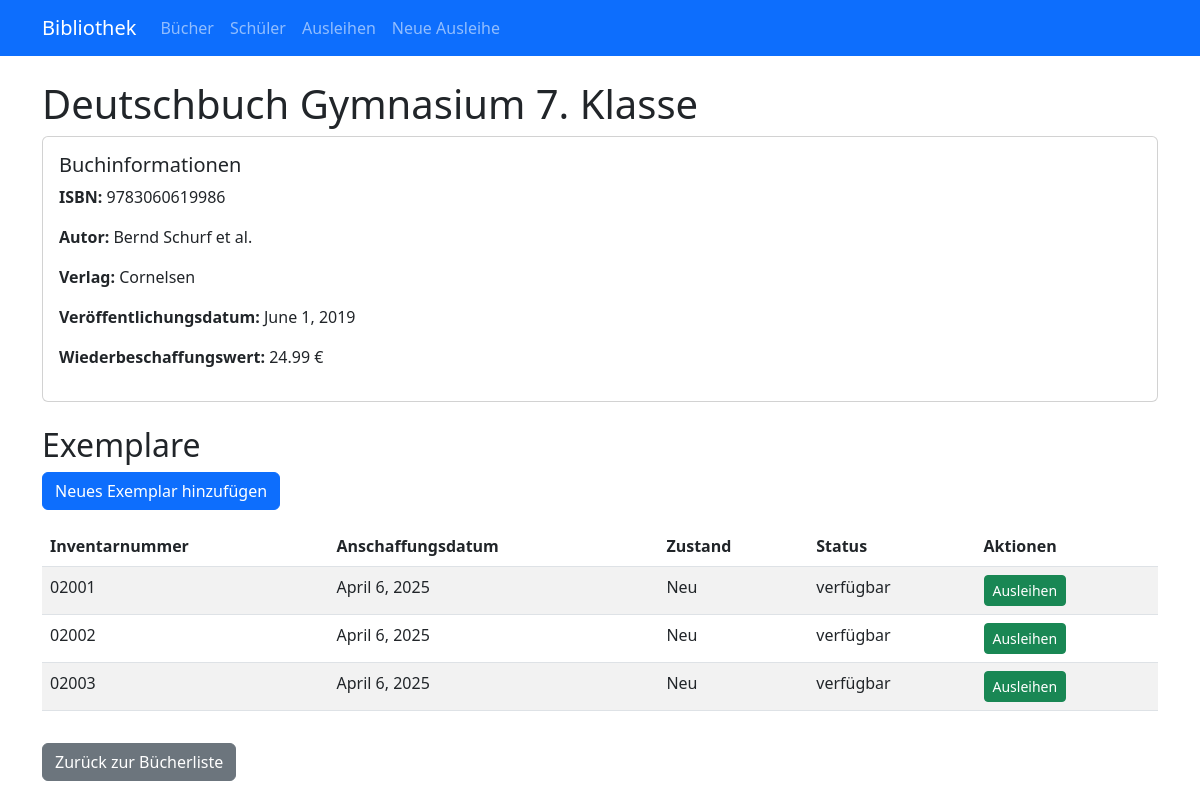
/buecher/2/, run on an earlier commit of the app's database.
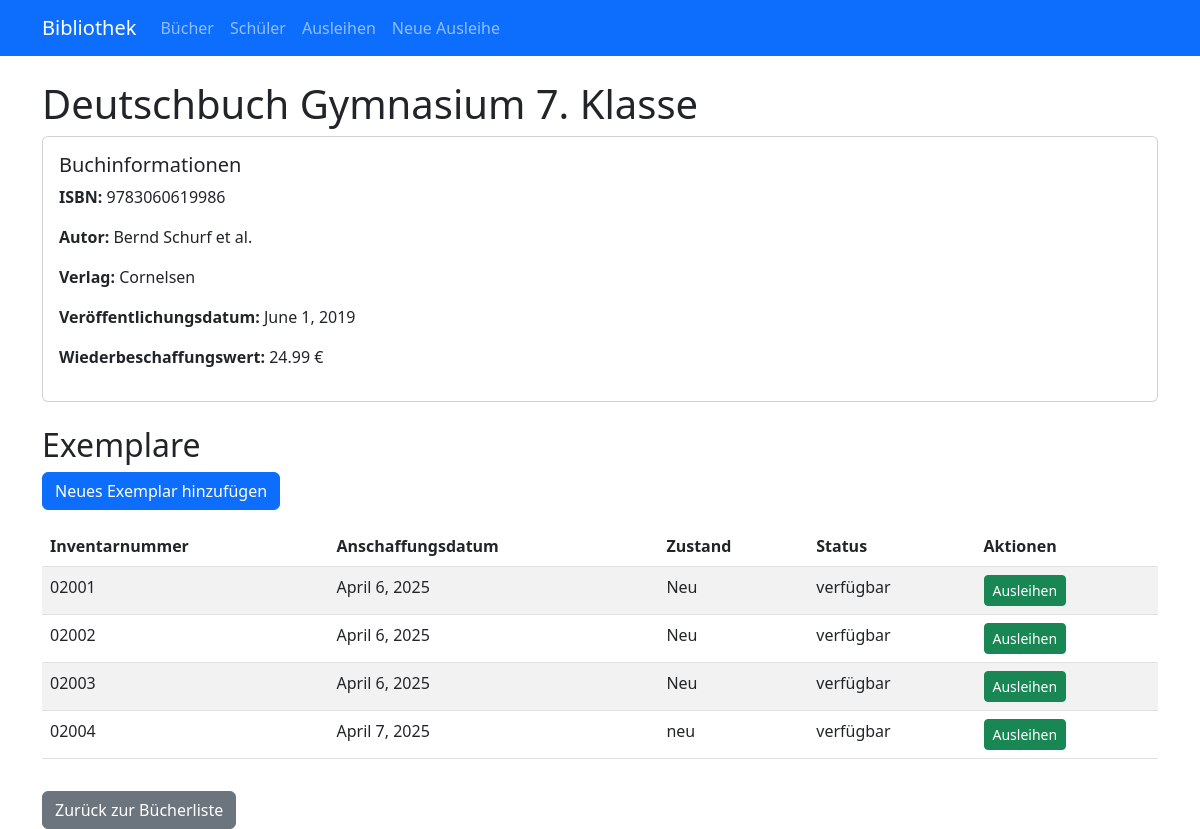
And on a later commit of the database.
### myapp/models.py (models this page shows, shortened)
class BuchExemplar(models.Model):
    STATUS_CHOICES = [
        ('verfügbar', 'Verfügbar'),
        ('ausgeliehen', 'Ausgeliehen'),
        ('reserviert', 'Reserviert'),
        ('reparatur', 'In Reparatur'),
        ('verloren', 'Verloren'),
    ]
    buch = models.ForeignKey(
        Buch,
        on_delete=models.CASCADE,
        related_name='buchexemplare'
    )
    inventarnummer = models.CharField(max_length=200)
    anschaffungsdatum = models.DateField()
    zustand = models.CharField(max_length=200)
    status = models.CharField(max_length=200, choices=STATUS_CHOICES, default='verfügbar')
    def istVerfügbar(self)->bool:
        return (self.status == 'verfügbar' and
                not self.ausleihen.filter(istZurückgegeben=False).exists())

### myapp/views.py (the view)
# urls.py: path('buecher/<int:buch_id>/', views.buch_detail, name='buch_detail'),
def buch_detail(request, buch_id):
    buch = get_object_or_404(Buch, id=buch_id)
    exemplare = buch.getBuchExemplare()
    return render(request, 'myapp/buch_detail.html', {'buch': buch, 'exemplare': exemplare})

### myapp/models.py (called while the page is built)
    def getBuchExemplare(self)->List["BuchExemplar"]:
        return BuchExemplar.objects.filter(buch=self)

### myapp/templates/myapp/buch_detail.html (shortened to what this page needs)
{% extends 'myapp/base.html' %}
{% block content %}
    <h1>{{ buch.titel }}</h1>
    <div class="card mb-4">
        <div class="card-body">
            <h5 class="card-title">Buchinformationen</h5>
            <p><strong>ISBN:</strong> {{ buch.ISBN }}</p>
            <p><strong>Autor:</strong> {{ buch.autor }}</p>
            <p><strong>Verlag:</strong> {{ buch.verlag }}</p>
            <p><strong>Veröffentlichungsdatum:</strong> {{ buch.verlagungsdatum }}</p>
            <p><strong>Wiederbeschaffungswert:</strong> {{ buch.wiederbeschaffungswert }} €</p>
        </div>
    </div>
    <h2>Exemplare</h2>
    <a href="{% url 'myapp:exemplar_neu' %}?buch_id={{ buch.id }}" class="btn btn-primary mb-3">Neues Exemplar hinzufügen</a>
    <table class="table table-striped">
        <thead>
            <tr>
                <th>Inventarnummer</th>
                <th>Anschaffungsdatum</th>
                <th>Zustand</th>
                <th>Status</th>
                <th>Aktionen</th>
            </tr>
        </thead>
        <tbody>
            {% for exemplar in exemplare %}
                <tr>
                    <td>{{ exemplar.inventarnummer }}</td>
                    <td>{{ exemplar.anschaffungsdatum }}</td>
                    <td>{{ exemplar.zustand }}</td>
                    <td>{{ exemplar.status }}</td>
                    <td>
                        {% if exemplar.istVerfügbar %}
                            <a href="{% url 'myapp:ausleihe_neu' %}?exemplar_id={{ exemplar.id }}" class="btn btn-sm btn-success">Ausleihen</a>
                        {% else %}
                            <span class="badge bg-secondary">Ausgeliehen</span>
                        {% endif %}
                    </td>
                </tr>
            {% empty %}
                <tr>
                    <td colspan="5">Keine Exemplare gefunden</td>
                </tr>
            {% endfor %}
        </tbody>
    </table>
    <a href="{% url 'myapp:buch_liste' %}" class="btn btn-secondary mt-3">Zurück zur Bücherliste</a>
{% endblock %}

What changed in the data, as far as the page shows it:
added BuchExemplar: inventarnummer "02004", anschaffungsdatum "April 7, 2025", zustand "neu", status "verfügbar"
